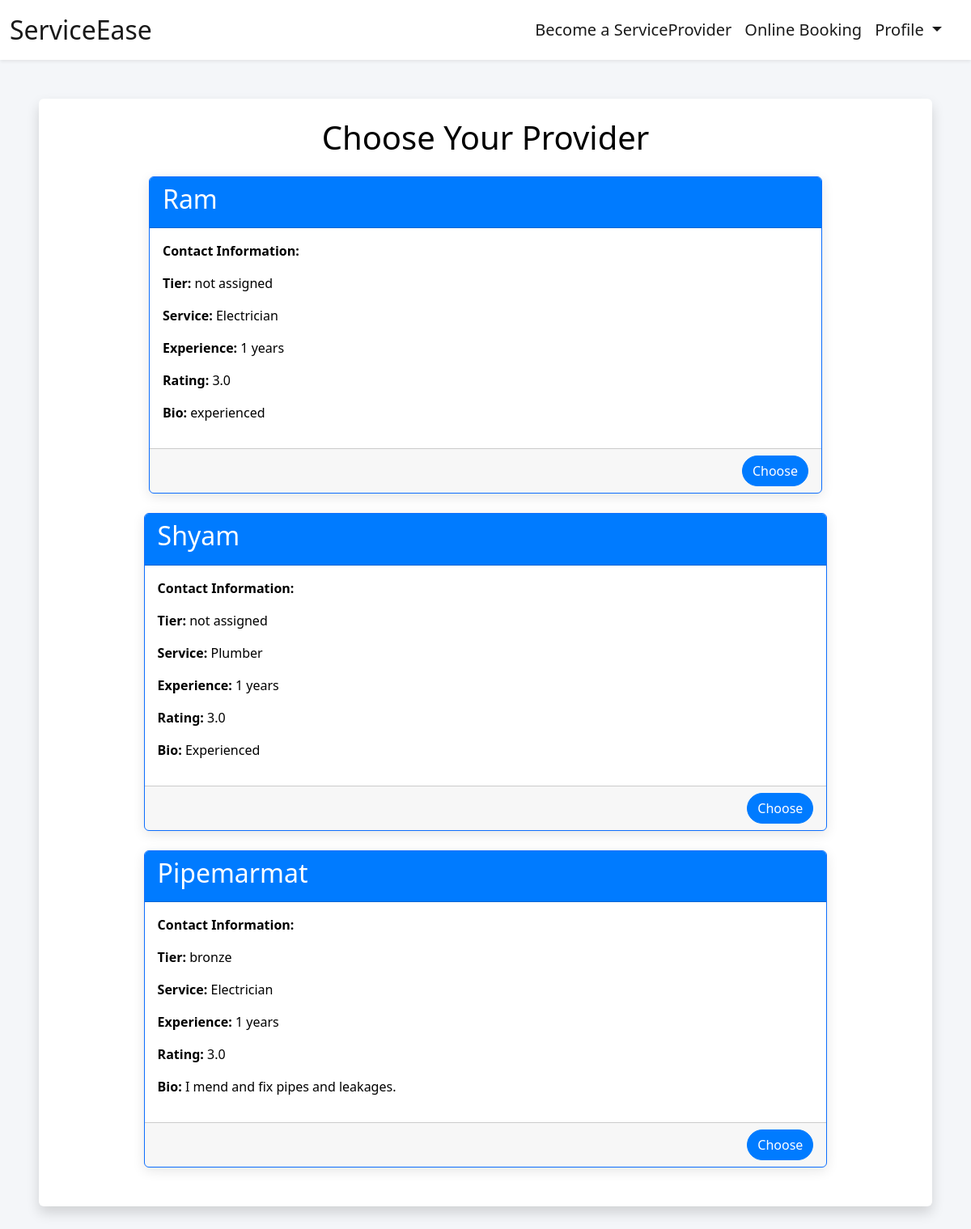
The app's page /booking/booking-submit (signed in) with its own data.
### booking/models.py (models this page shows, shortened)
class Staff(models.Model):
    name = models.CharField(max_length=100)
    contact_number = models.CharField(max_length=100)
    inquiry_message = models.TextField(default="")
    assigned_user= models.CharField(max_length=100,default="")
    timestamp = models.DateTimeField(auto_now_add=True,
                                    auto_now=False,
                                    blank=True
                                     )
    tier = models.CharField(max_length=50,default="Not assigned")
    service = models.CharField(max_length=100)
    bio = models.TextField(default='')
    experience = models.IntegerField(default='1')
    rating = models.FloatField(default='3')
    TIER_CHOICES = [
        ('bronze', 'Bronze'),
        ('silver', 'Silver'),
        ('gold', 'Gold'),
    ]
    tier = models.CharField(max_length=10, choices=TIER_CHOICES, default='bronze')

### booking/views.py (the view, shortened to what this page needs)
# urls.py: path('booking-submit', views.bookingSubmit, name='bookingSubmit'),
def bookingSubmit(request):
    user = request.user
    times = [
        "3 PM", "3:30 PM", "4 PM", "4:30 PM", "5 PM", "5:30 PM", "6 PM", "6:30 PM", "7 PM", "7:30 PM"
    ]
    today = datetime.now()
    minDate = today.strftime('%Y-%m-%d')
    deltatime = today + timedelta(days=21)
    strdeltatime = deltatime.strftime('%Y-%m-%d')
    maxDate = strdeltatime
    day = request.session.get('day')
    service = request.session.get('service')
    staff_members = Staff.objects.all()
    return render(request, 'bookingSubmit.html', {
        'times': times, 'staff': staff_members
    })

### booking/templates/bookingSubmit.html (shortened to what this page needs)
{% extends 'layout.html' %}
{% load static %}
{% block body %}
{% if user.is_authenticated %}
<div class="shadow p-4 mb-5 bg-body rounded text-black m-5">
    <h1 class="text-center mb-4">Choose Your Provider</h1>
    <form method="post" action="{% url 'bookingSubmit' %}" class="me-2 ms-2" required>
        {% for staff_member in staff %}
        <div class="d-flex justify-content-center mb-4">
            <div class="card border-primary custom-card" style="width: 80%;">
                <div class="card-header d-flex justify-content-between align-items-center">
                    <h2>{{ staff_member.name }}</h2>
                </div>
                <div class="card-body">
                    <p><strong>Contact Information:</strong> {{ staff_member.contact_information }}</p>
                    <p><strong>Tier:</strong> {{ staff_member.tier }}</p>
                    <p><strong>Service:</strong> {{ staff_member.service }}</p>
                    <p><strong>Experience:</strong> {{ staff_member.experience }} years</p>
                    <p><strong>Rating:</strong> {{ staff_member.rating }}</p>
                    <p><strong>Bio:</strong> {{ staff_member.bio }}</p>
                </div>
                <div class="card-footer">
                    <form method="POST" action="{% url 'submit_staff_data' %}">
                        <button type="submit" class="btn btn-primary rounded-pill float-end">Choose</button>
                    </form>
                </div>
            </div>
        </div>
        {% endfor %}
    </form>
</div>
{% else %}
<div class="shadow p-4 mb-5 bg-body rounded text-black m-5">
    <h1 class="p-2 me-3">First Sign in!</h1>
    <a href="{% url 'login' %}" class="btn btn-primary text-white">Sign in</a>
</div>
{% endif %}
{% endblock %}

### booking/templates/bookingSubmit.html (style rules this page uses)
body { background-color: #f4f6f9; }
.custom-card { transition: transform 0.3s, box-shadow 0.3s; box-shadow: 0 4px 15px rgba(0, 0, 0, 0.1); }
.card-header { background-color: #007bff; color: #ffffff; }
.btn-primary { background-color: #007bff; border-color: #007bff; border-radius: 20px; }

### records on screen
Staff: name "Ram", tier "not assigned", service "Electrician", experience "1", rating "3.0", bio "experienced"
Staff: name "Shyam", tier "not assigned", service "Plumber", experience "1", rating "3.0", bio "Experienced"
Staff: name "Pipemarmat", tier "bronze", service "Electrician", experience "1", rating "3.0", bio "I mend and fix pipes and leakages."
